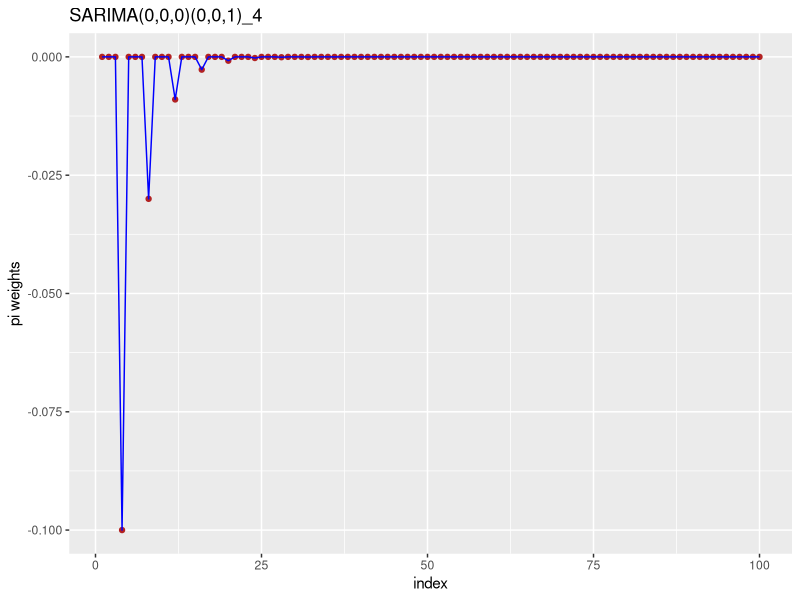
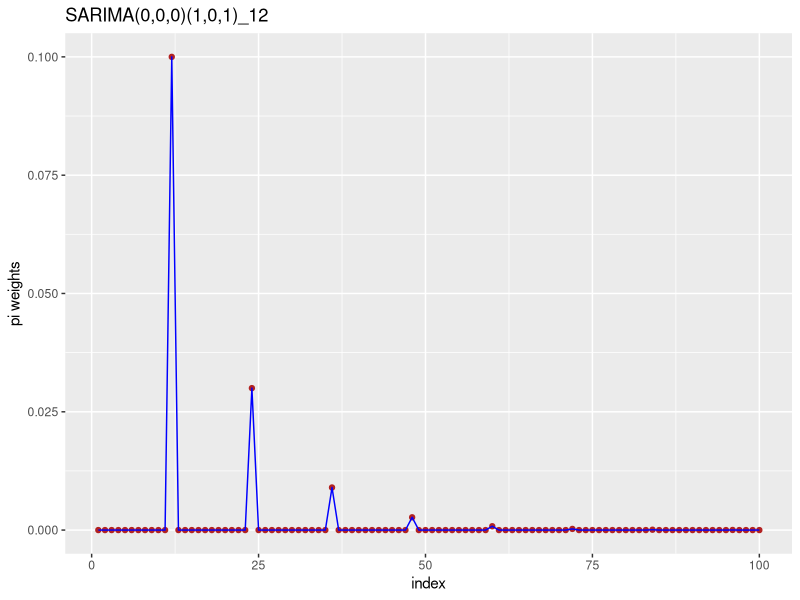
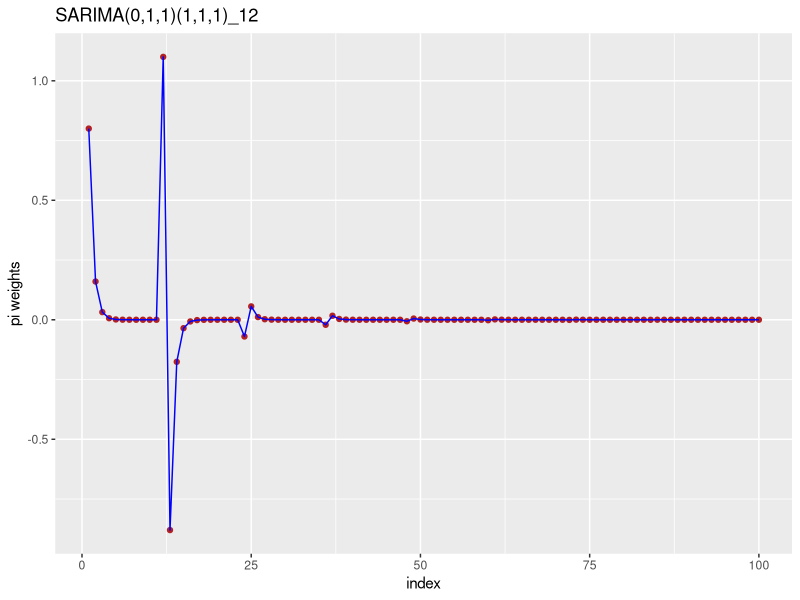

The R script that drew these images, in order:
## ---- chunk 1
knitr::opts_chunk$set(echo = TRUE)
## ---- chunk 2
library(polynom)
library(ggplot2)
#warning-npi should be geater than or equal to s
convet_SARMA_or_S_ARIMA<-function(ar_c=0,d=0,ma_c=0,sar_c=0,D=0,sma_c=0,s=12,npi=25){
#seasonality, 12-monthly, 4-quartely, 7-weekly, etc.
#x-backshift operator B
#ar-non seasonal ar part
#diff-non seasonal difference order
#ma-non seasonal ma part
#sar-seasonal ar part
#sdiff-seasonal difference order
#sma-seasonal ma part
  
#npi-number of pi coefficients need to calculate
p<-length(ar_c)
ar=-1*ar_c
#ma=-1*ma_c
#non-seasonal part
ar<-polynomial(c(1,ar))
backshift_nonseasonal<-polynomial(c(1,-1))
diff<-backshift_nonseasonal^d
#seasonal part
a=length(sar_c)
b=s*a
seasonal_poly=rep(0,b)
for(i in 1:a){
seasonal_position=s*i
seasonal_poly[seasonal_position]=sar_c[i]
}
sar=-1*seasonal_poly
sar<-polynomial(c(1,sar))
sbackshift_seasonal<-polynomial(c(1,rep(0,s-1),-1))
sdiff<-sbackshift_seasonal^D
if(ar_c!=0){ar=ar} else {ar=1}
LHS_poly<-ar*sar*diff*sdiff
LHS_coef<-coef(LHS_poly)#extract the coefficients of RHS_poly
if(length(LHS_coef)==1){LHS_coef=rep(0,npi+1)}
LHS_B_coef<-LHS_coef[-1]#extract the B coefficients of RHS and store it into a matrix
LHS_B_coef_length=length( LHS_B_coef)
if(LHS_B_coef_length!=npi){
zero_mat1<- matrix( rep(0,npi),nrow=npi, ncol=1)
for (i in 1:LHS_B_coef_length){
zero_mat1[i,1]<-LHS_B_coef[i]
i=i+1
}
LHS1<-zero_mat1
} else {LHS1<-as.matrix(LHS_B_coef)}
length_ma_c=length(ma_c)
initial_pi1<-c(rep(0,npi))
if (length_ma_c<npi){
  for (i in 1:length_ma_c){
initial_pi1[i]<-ma_c[i]
} }else {
for (i in 1:npi){
initial_pi1[i]<-ma_c[i]
}
}
# Number of times that the seasonal component should be repeat
n_times_repeat_seasonal=npi%/%s
# add s_theta to corresponding positions
for(i in 1:n_times_repeat_seasonal){
if(is.na(sma_c[i])==0){
seasonal<-i*s
initial_pi1[seasonal]<-initial_pi1[seasonal]+sma_c[i]
}
}
# now add -ma*Sma terms
for (k in 1: n_times_repeat_seasonal){
if(is.na(sma_c[k])==0){
s<-k*s
for (i in 1:length_ma_c){
ma_and_sma=s+i
if (ma_and_sma<=npi){initial_pi1[ma_and_sma]<-initial_pi1[ma_and_sma]-(ma_c[i]*sma_c[k])}
}}
}
RHS1=as.matrix(initial_pi1)
#LHS coefficient matrix
LHS=LHS1+RHS1
LHS
length_initial_pi1=length(initial_pi1)
s_pi<-diag(-1,npi,npi)
k=2
for (i in 1: length_initial_pi1){
if(k<=npi){
for(j in k:npi){
s_pi[j,j-i]<-initial_pi1[i]
}
k=k+1
}}

solve(s_pi)%*%LHS
}

## ---- chunk 3
pi1<-convet_SARMA_or_S_ARIMA(npi=100,sma_c=c(0.3),sar_c=c(0.2),d=0,s=4)
pi1

## ---- chunk 4
index<-1:100
dfr1<-data.frame(pi1,index)
ggplot(dfr1,aes(index,pi1))+geom_point(color="firebrick")+geom_line(color="blue")+
labs(y="pi weights")+labs(title="SARIMA(0,0,0)(0,0,1)_4")

## ---- chunk 5
pi1<-convet_SARMA_or_S_ARIMA(npi=100,sma_c=c(0.3),sar_c=c(0.4),d=0,s=12)
pi1

## ---- chunk 6
index<-1:100
dfr1<-data.frame(pi1,index)
ggplot(dfr1,aes(index,pi1))+geom_point(color="firebrick")+geom_line(color="blue")+
labs(y="pi weights")+labs(title="SARIMA(0,0,0)(1,0,1)_12")

## ---- chunk 7
pi1<-convet_SARMA_or_S_ARIMA(npi=100,ma_c=c(0.2),sma_c=c(0.3),sar_c=c(0.4),d=1,s=12,D=1)
pi1

## ---- chunk 8
index<-1:100
dfr1<-data.frame(pi1,index)
ggplot(dfr1,aes(index,pi1))+geom_point(color="firebrick")+geom_line(color="blue")+
labs(y="pi weights")+labs(title="SARIMA(0,1,1)(1,1,1)_12")

